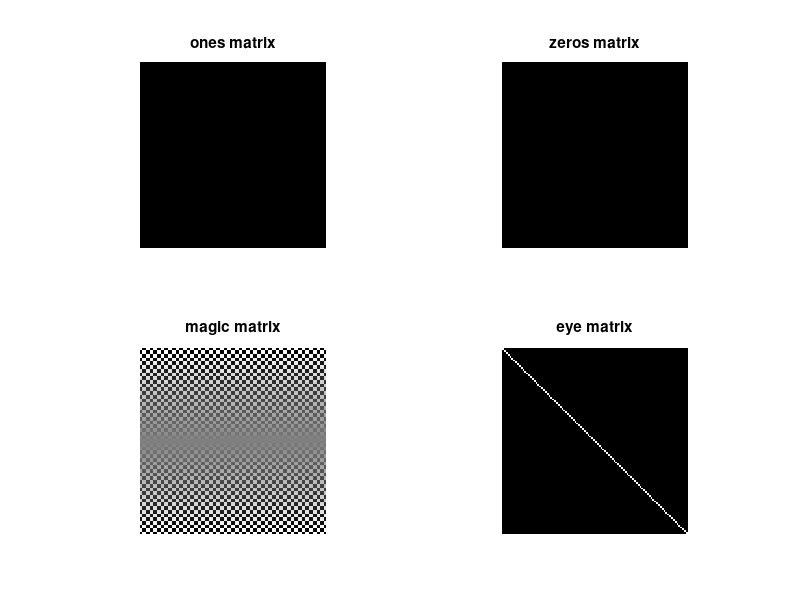

Write the MATLAB code that produced this figure.
clc
clear all
close all

%% part 1
x1 = ones(100,100);
subplot(2,2,1);
imshow (x1,[]);
title ('ones matrix');

%% part 2
x2 = zeros(100,100);
subplot(2,2,2);
imshow (x2,[]);
title ('zeros matrix');

%% part 3
x3 = magic(100);
subplot(2,2,3);
imshow (x3,[]);
title ('magic matrix');

%% part 4
x4 = eye(100);
subplot(2,2,4);
imshow (x4,[]);
title ('eye matrix');